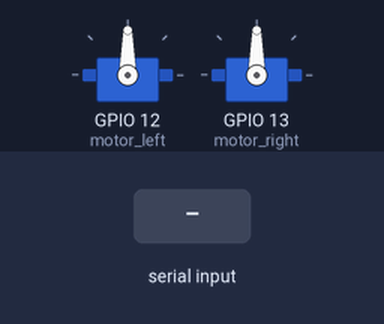
A program run on a simulated Raspberry Pi (BCM pin numbers). Parts: 2 × servo. The inputs (shaded band) are chosen by the test bench. Servo angles are drawn from the pulse width (0.5 ms = 0°, 2.5 ms = 180°); threads take turns every 2 ms; what the program prints to the terminal is not drawn.

Above: at 3.2 s.
3.3 s: "SOFT_STOP" typed at the terminal, then Enter
At 4.5 s:
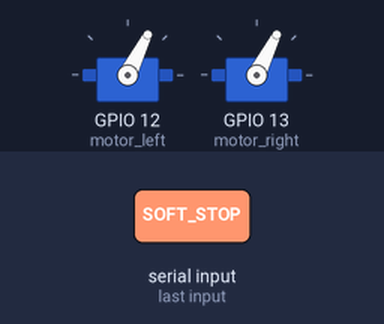
4.8 s: "w" typed at the terminal, then Enter
At 5.35 s:
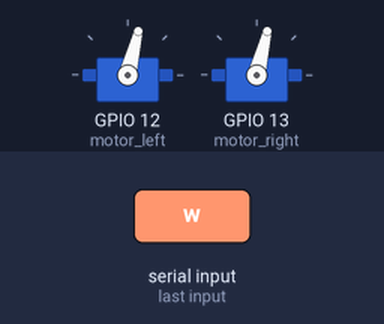
7.8 s: "w" typed at the terminal, then Enter
At 8.2 s:
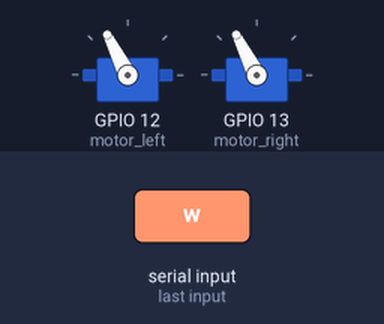
9.3 s: "s" typed at the terminal, then Enter
At 9.86 s:
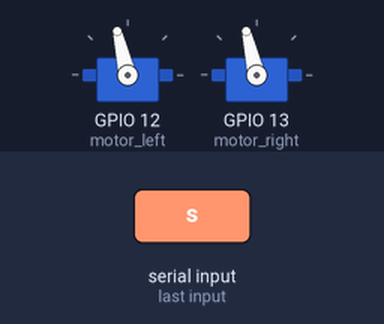
Timing chart, 0 to 12.3 s (numbered marks = the images above; inputs shaded):
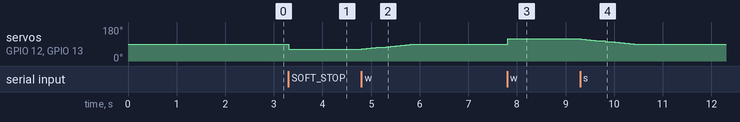

Measured:
- after the input at 3.3 s, servo on GPIO 12 (motor_left), servo on GPIO 13 (motor_right): 90° → 63° at once
- after the input at 4.8 s, servo on GPIO 12 (motor_left), servo on GPIO 13 (motor_right): moves from 63° to 90° over 1.1 s, starting at once
- after the input at 7.8 s, servo on GPIO 12 (motor_left), servo on GPIO 13 (motor_right): 90° → 117° at once
- after the input at 9.3 s, servo on GPIO 12 (motor_left), servo on GPIO 13 (motor_right): moves from 117° to 90° over 1.1 s, starting at once

The program:

m_test.py
```python
import sys
import tty
import termios
import threading
from time import sleep
from gpiozero import Servo


# ============================================================
# ESC設定
# ============================================================

# GPIO12 → 左ESC
# GPIO13 → 右ESC
#
# gpiozeroのServo.value
#
# -1.0  = 最大後退
#  0.0  = ニュートラル
# +1.0  = 最大前進
#
# ※ これはモーターPWMのDuty比ではありません。
#    ESCへのスロットル指令です。

motor_left = Servo( #LAM
    12,
    min_pulse_width=0.001,
    max_pulse_width=0.002
)

motor_right = Servo( #REM
    13,
    min_pulse_width=0.001,
    max_pulse_width=0.002
)


# ============================================================
# 操作設定
# ============================================================

# 最大出力
#
# 0.0 ～ 1.0
#
# 0.3 → 弱め
# 0.5 → 中程度
# 0.8 → 強め
# 1.0 → 最大前進/最大後退指令
#
MAX_POWER = 0.6

# ソフトストップ時の1回あたりの減少量
STOP_STEP = 0.05

# ソフトストップの更新間隔
STOP_DELAY = 0.1

# 方向転換するときにニュートラルで待つ時間
NEUTRAL_DELAY = 0.5


# ============================================================
# 状態
# ============================================================

state = "STOPPED"

current_power = 0.0
target_power = 0.0

running_flag = True

# 複数スレッドから状態を変更するのでLockを使用
lock = threading.Lock()


# ============================================================
# ESCへ出力
# ============================================================

def set_motor(power):
    """
    左右のESCに同じ出力を送る。

    power:
        -1.0 ～ +1.0

        -1.0 = 最大後退
         0.0 = ニュートラル
        +1.0 = 最大前進
    """

    motor_left.value = power
    motor_right.value = power


# ============================================================
# モーター制御スレッド
# ============================================================

def motor_worker():

    global state
    global current_power
    global target_power

    previous_power = 0.0

    while running_flag:

        with lock:
            local_state = state
            local_target = target_power
            local_current = current_power

        # ----------------------------------------------------
        # RUNNING
        # ----------------------------------------------------
        if local_state == "RUNNING":

            # 前進 → 後退
            # または
            # 後退 → 前進
            #
            # いきなり逆転させない
            if (
                local_current > 0.0 and
                local_target < 0.0
            ) or (
                local_current < 0.0 and
                local_target > 0.0
            ):

                print(
                    "\n方向転換のためニュートラルにします..."
                )

                set_motor(0.0)

                with lock:
                    current_power = 0.0

                sleep(NEUTRAL_DELAY)

                # 待っている間に終了された場合
                if not running_flag:
                    break

            else:
                # 通常の走行
                with lock:
                    current_power = local_target

                set_motor(local_target)

            sleep(0.05)

        # ----------------------------------------------------
        # SOFT_STOP
        # ----------------------------------------------------
        elif local_state == "SOFT_STOP":

            if abs(local_current) > 0.0:

                if local_current > 0.0:
                    new_power = local_current - STOP_STEP

                    if new_power < 0.0:
                        new_power = 0.0

                else:
                    new_power = local_current + STOP_STEP

                    if new_power > 0.0:
                        new_power = 0.0

                with lock:
                    current_power = new_power

                set_motor(new_power)

                sleep(STOP_DELAY)

            else:
                # 完全にニュートラル
                set_motor(0.0)

                with lock:
                    current_power = 0.0
                    target_power = 0.0
                    state = "STOPPED"

                sleep(0.05)

        # ----------------------------------------------------
        # STOPPED
        # ----------------------------------------------------
        elif local_state == "STOPPED":

            set_motor(0.0)

            with lock:
                current_power = 0.0
                target_power = 0.0

            sleep(0.05)


# ============================================================
# キーボード入力
# ============================================================

def get_key():

    fd = sys.stdin.fileno()

    old_settings = termios.tcgetattr(fd)

    try:
        tty.setcbreak(fd)
        ch = sys.stdin.read(1)

    finally:
        termios.tcsetattr(
            fd,
            termios.TCSADRAIN,
            old_settings
        )

    return ch


# ============================================================
# メイン処理
# ============================================================

print("========================================")
print("      クローラ ESC 制御開始")
print("========================================")

print()
print("ESCをニュートラルに初期化しています...")
print("2秒間お待ちください。")
print()

# 最初は必ずニュートラル
set_motor(0.0)

sleep(2.0)

print("初期化完了")
print()
print("操作:")
print("  W : 前進")
print("  S : 後退")
print("  A : なだらかに停止")
print("  D : 即停止（ニュートラル）")
print("  Q : 終了")
print()
print(f"最大出力: {MAX_POWER}")
print()


# ============================================================
# 制御スレッド開始
# ============================================================

thread = threading.Thread(
    target=motor_worker
)

thread.start()


try:

    while True:

        key = get_key().lower()

        # ----------------------------------------------------
        # W : 前進
        # ----------------------------------------------------

        if key == "w":

            with lock:

                # 現在後退中なら、一旦ニュートラル
                if current_power < 0.0:
                    state = "SOFT_STOP"
                    target_power = 0.0

                    # 次のループで停止処理

                    print(
                        "\r[SOFT_STOP] 後退からニュートラルへ..."
                        "                    ",
                        end=""
                    )

                else:

                    target_power = MAX_POWER
                    state = "RUNNING"

                    print(
                        f"\r[RUNNING] 前進 "
                        f"(出力 {MAX_POWER:.2f})       ",
                        end=""
                    )


        # ----------------------------------------------------
        # S : 後退
        # ----------------------------------------------------

        elif key == "s":

            with lock:

                # 現在前進中なら、一旦ニュートラル
                if current_power > 0.0:

                    state = "SOFT_STOP"
                    target_power = 0.0

                    print(
                        "\r[SOFT_STOP] 前進からニュートラルへ..."
                        "                    ",
                        end=""
                    )

                else:

                    target_power = -MAX_POWER
                    state = "RUNNING"

                    print(
                        f"\r[RUNNING] 後退 "
                        f"(出力 {-MAX_POWER:.2f})       ",
                        end=""
                    )


        # ----------------------------------------------------
        # A : ソフトストップ
        # ----------------------------------------------------

        elif key == "a":

            with lock:
                target_power = 0.0
                state = "SOFT_STOP"

            print(
                "\r[SOFT_STOP] なだらかに停止中..."
                "                    ",
                end=""
            )


        # ----------------------------------------------------
        # D : 即停止
        # ----------------------------------------------------

        elif key == "d":

            with lock:
                target_power = 0.0
                current_power = 0.0
                state = "STOPPED"

            set_motor(0.0)

            print(
                "\r[STOPPED] ニュートラル..."
                "                    ",
                end=""
            )


        # ----------------------------------------------------
        # Q : 終了
        # ----------------------------------------------------

        elif key == "q":

            print(
                "\n終了処理を行っています..."
            )

            break


# ============================================================
# Ctrl+C
# ============================================================

except KeyboardInterrupt:

    print(
        "\n\nCtrl+Cが入力されました。"
    )


# ============================================================
# 終了処理
# ============================================================

finally:

    print("モーターをニュートラルにしています...")

    with lock:
        running_flag = False
        state = "STOPPED"
        current_power = 0.0
        target_power = 0.0

    # ESCにニュートラルを送信
    set_motor(0.0)

    # スレッド終了待ち
    thread.join()

    # 念のためもう一度ニュートラル
    set_motor(0.0)

    sleep(0.5)

    motor_left.close()
    motor_right.close()

    print("モーターを安全に停止しました。")
    print("プログラムを終了します。")
```
